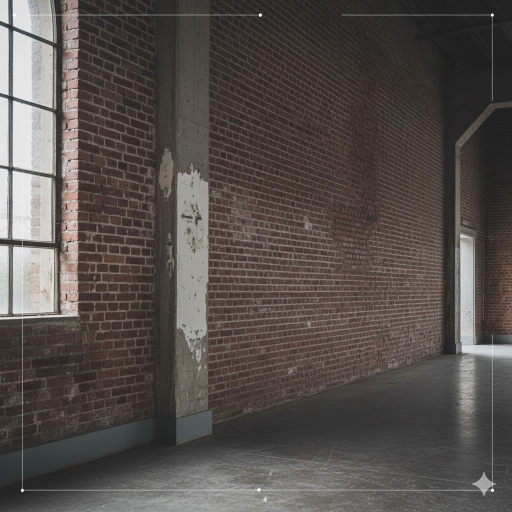
#> input picture taha's_individual/newfyp/test_wall.jpg, 1024 x 1024 px (shown at 1/2 size)
$ python step2_warp_image.py
#> lines starting #> are read from the running program, lines starting #| are printed output that depends on the picture; after the words box and inside, x2 and y2 are one past the last pixel; in counts of white or black regions, pixels touching at a corner belong together
import cv2
import numpy as np

# Load the new test image
image = cv2.imread('test_wall.jpg')
#> image is the input picture: shape (1024, 1024, 3); mean B, G, R 75.8, 79.2, 85.5

if image is None:
    print("Error: 'test_wall.jpg' not found.")
    print("Please make sure you saved the new image in the correct folder.")
else:
    print("Image 'test_wall.jpg' loaded successfully.")

    # 1. Define the 4 corners of the painting IN THE ORIGINAL IMAGE
    # These are the points we found above
    pts_src = np.array([
        [212, 122],  # Top-Left
        [404, 150],  # Top-Right
        [211, 357],  # Bottom-Left
        [405, 392]   # Bottom-Right
    ], dtype="float32")

    # 2. Define the CONSISTENT SIZE for the output (scaling)
    # We will scale every "flattened wall segment" to 400x600
    width, height = 400, 600

    # 3. Define the 4 corners of the new, flat output (the perfect rectangle)
    pts_dst = np.array([
        [0, 0],              # Top-Left
        [width - 1, 0],      # Top-Right
        [0, height - 1],     # Bottom-Left
        [width - 1, height - 1] # Bottom-Right
    ], dtype="float32")

    # 4. Get the perspective transformation matrix
    # This matrix mathematically describes how to "flatten" the object
    matrix = cv2.getPerspectiveTransform(pts_src, pts_dst)

    # 5. Apply the transformation (orientation + scaling)
    image_warped = cv2.warpPerspective(image, matrix, (width, height))
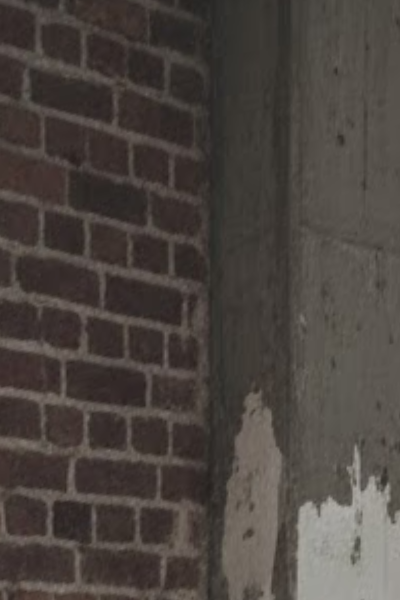
#> image_warped: shape (600, 400, 3); mean B, G, R 64.1, 68.7, 75.6

    # --- Display and Save the Results ---

    # We can draw circles on the original image to see where our points are
    for x, y in pts_src:
        cv2.circle(image, (int(x), int(y)), 5, (0, 0, 255), -1)
#> image: shape (1024, 1024, 3); 0.03% of pixels changed, all inside (x1, y1, x2, y2) = (206, 117, 411, 398)

    # Show both images
    cv2.imshow('Original Wall (with red dots)', image)
    cv2.imshow('Warped (Flat) Painting', image_warped)

    # 6. Save the new flat image
    cv2.imwrite('wall_texture_flat.jpg', image_warped)
    print("Success! 'wall_texture_flat.jpg' has been saved.")

    print("Press any key on an image window to close.")
    cv2.waitKey(0)
    cv2.destroyAllWindows()

$ run again, with taha's_individual/newfyp/test_full_wall.jpg copied over taha's_individual/newfyp/test_wall.jpg
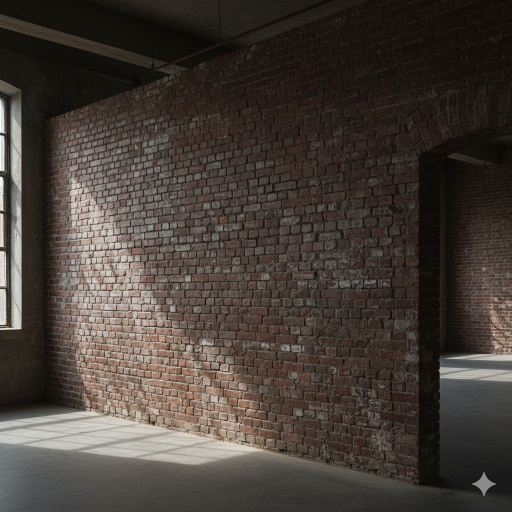
#> input picture taha's_individual/newfyp/test_full_wall.jpg, 1024 x 1024 px (shown at 1/2 size)
#> image is the input picture: shape (1024, 1024, 3); mean B, G, R 55.6, 61.8, 69.7
#> `image_warped = cv2.warpPerspective(image, matrix, (width, height))`:
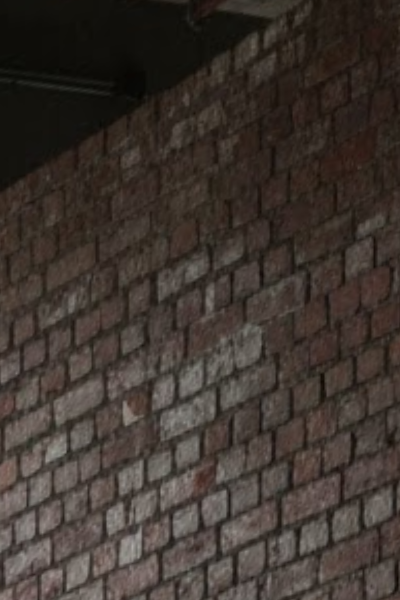
#> image_warped: shape (600, 400, 3); mean B, G, R 48.3, 54.3, 63

$ run again, with taha's_individual/newfyp/texture_wall_1_north.jpg copied over taha's_individual/newfyp/test_wall.jpg
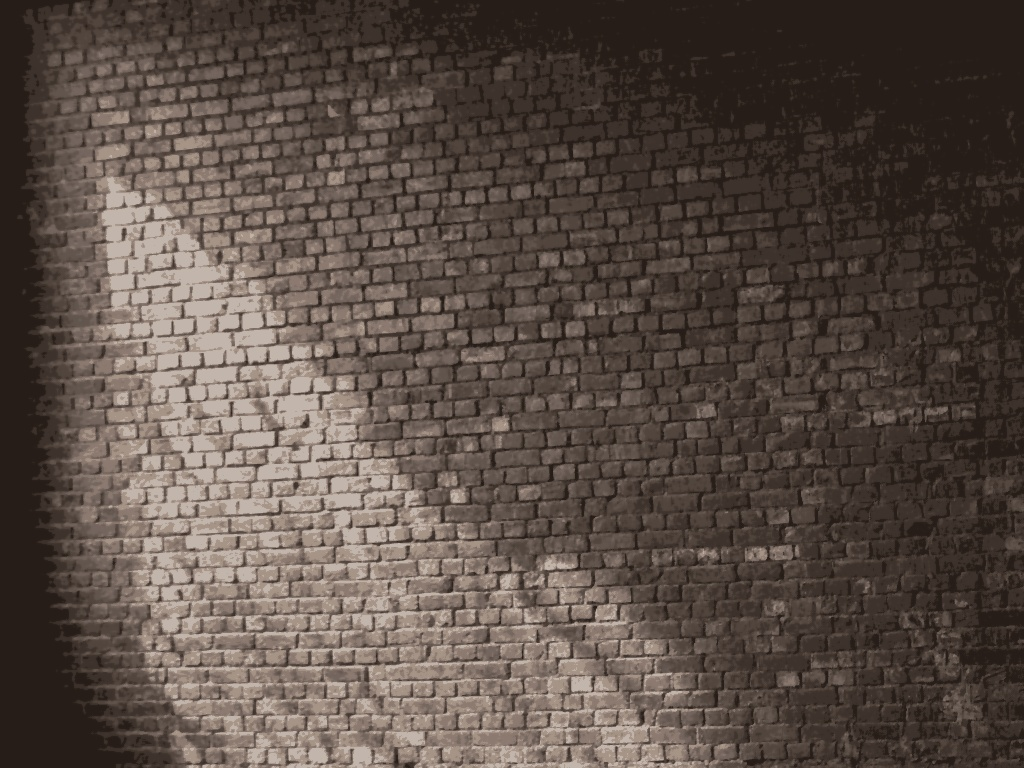
#> input picture taha's_individual/newfyp/texture_wall_1_north.jpg, 1024 x 768 px
#> image is the input picture: shape (768, 1024, 3); mean B, G, R 69.8, 77.4, 89.9
#> `image_warped = cv2.warpPerspective(image, matrix, (width, height))`:
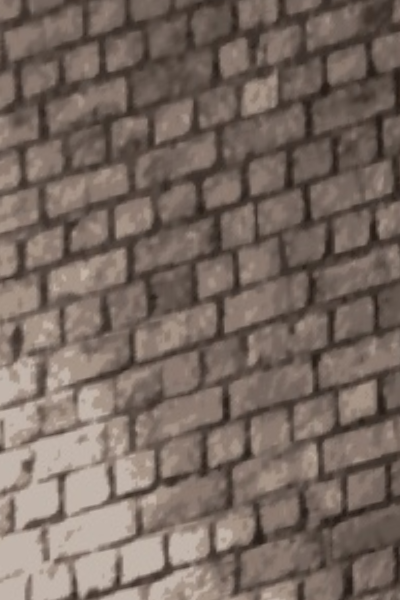
#> image_warped: shape (600, 400, 3); mean B, G, R 96.2, 105, 119.6
#> after the loop `for x, y in pts_src:`:
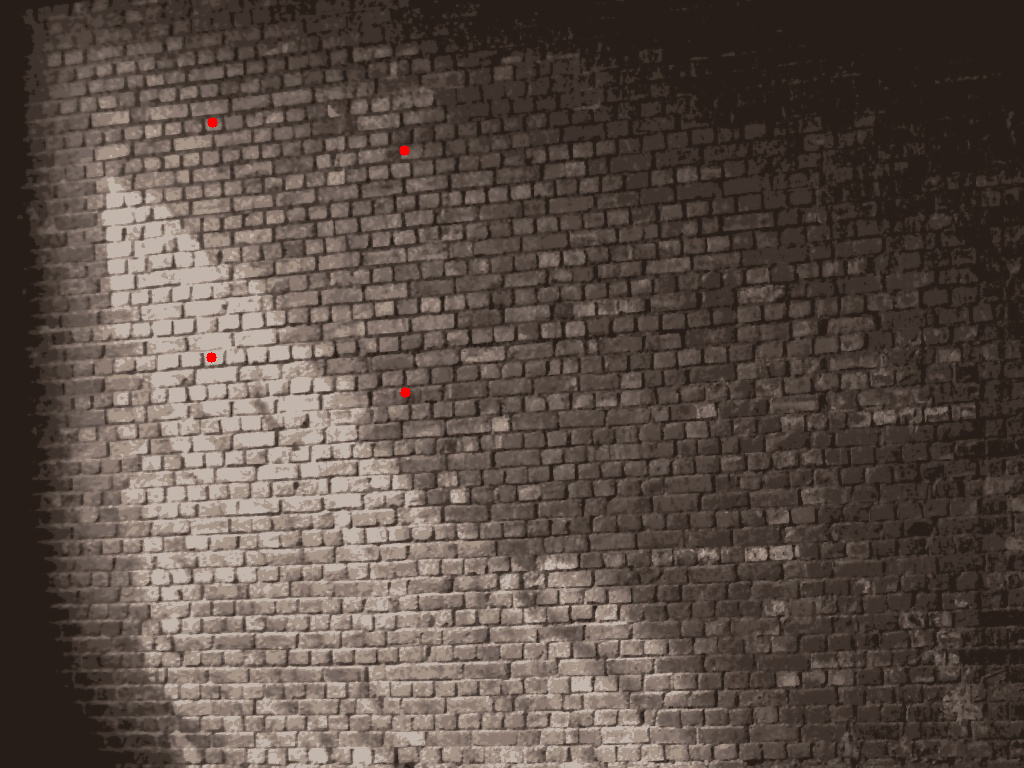
#> image: shape (768, 1024, 3); 0.04% of pixels changed, all inside (x1, y1, x2, y2) = (206, 117, 411, 398)
